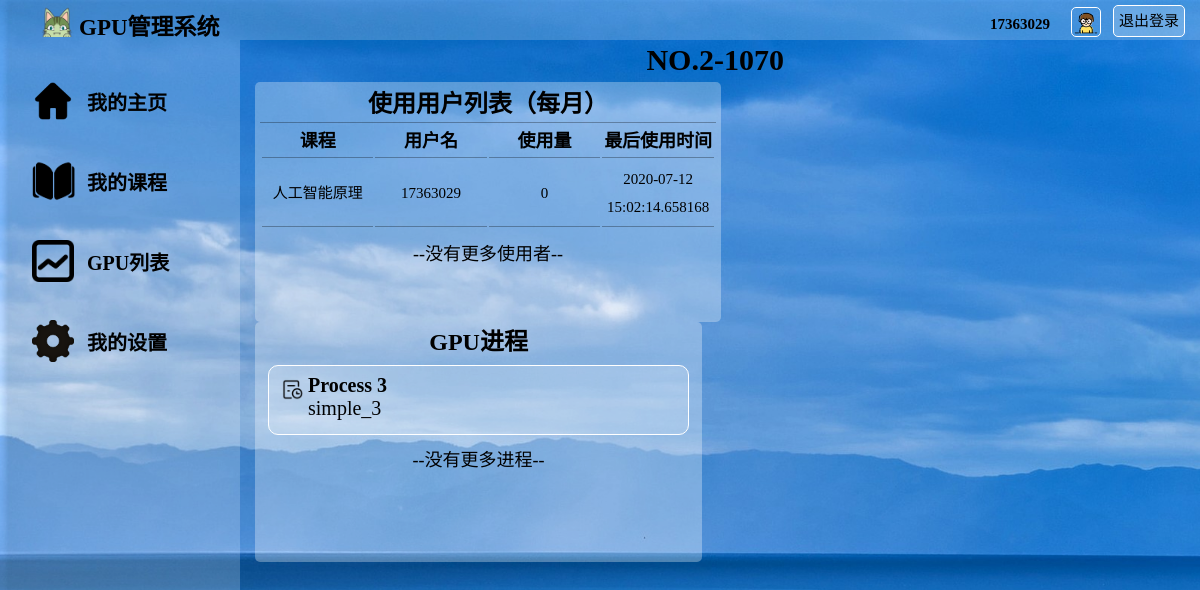
Page /GPUs/2/ (signed in) on the committed database.
### watchlist/models.py (models this page shows, shortened)
class User(db.Model, UserMixin):
    __tablename__ = 'User'
    id = db.Column(db.Integer, primary_key=True)                        # id（主键）
    username = db.Column(db.String(20))                                 # 用户名
    password_hash = db.Column(db.String(128))                           # 用户密码
    identity = db.Column(db.String(128))                                # 身份：学生or老师
    pic_path = db.Column(db.String(128), default="/static/pic/1.jpg")   # 用户头像地址
    stu_id = db.Column(db.String(20), default="未填写")                  # 学生学号
    ingrade = db.Column(db.String(20), default="未填写")                 # 学生年级
    inclass = db.Column(db.String(20), default="未填写")                 # 学生年班级

class GPU_course(db.Model):
    __tablename__ = 'GPU_course'
    id = db.Column(db.Integer, primary_key=True)  # id（主键）
    gpu_name = db.Column(db.String(50), db.ForeignKey('GPU.name'))        # gpu name
    course_name = db.Column(db.String(50), db.ForeignKey('Course.name'))  # 用户对应的课程

class Usage(db.Model):
    __tablename__ = 'Usage'
    id = db.Column(db.Integer, primary_key=True)  # id（主键）
    user_name = db.Column(db.String(50), db.ForeignKey('User.username'))  # 用户名
    course_name = db.Column(db.String(50), db.ForeignKey('Course.name'))  # 进程对应的课程
    gpu_name = db.Column(db.String(50), db.ForeignKey('GPU.name'))  # gpu name
    submit_num = db.Column(db.Integer, default=0)  # 总提交进程数
    last_time = db.Column(db.DateTime, default=datetime.utcnow)  # 最后一次提交进程的时间

class Process(db.Model):
    __tablename__ = 'Process'
    id = db.Column(db.Integer, primary_key=True)                    # id（主键）
    name = db.Column(db.String(50))                                 # 程序的名称
    info = db.Column(db.String(300))                                # 程序的信息
    state = db.Column(db.String(50))                                # 是否运行完成
    result = db.Column(db.String(1000))                             # 程序的结果
    code = db.Column(db.String(10000))                              # 存储代码，方便以后编辑代码
    course_name = db.Column(db.String(50), db.ForeignKey('Course.name'))  # 程序所属的课程
    gpu_name = db.Column(db.String(50), db.ForeignKey('GPU.name'))  # 程序在哪个gpu上跑的

### watchlist/views.py (the view)
@app.route('/GPUs/<int:id>/', methods=['GET', 'POST'])
@login_required
def gpu_xxx_teacher(id):
    gpus = GPU_course.query.filter_by(id=id).first()
    processes = Process.query.filter_by(gpu_name=gpus.gpu_name).all()
    usages = Usage.query.filter_by(gpu_name=gpus.gpu_name).all()
    return render_template('gpu_xxx_teacher.html',gpus=gpus,processes=processes,usages=usages)

### watchlist/__init__.py (called while the page is built)
@login_manager.user_loader
def load_user(user_id):
    from watchlist.models import User
    user = User.query.get(int(user_id))
    return user

@app.context_processor
def inject_user():
    from watchlist.models import User
    user = User.query.first()
    return dict(user=user)

### watchlist/templates/gpu_xxx_teacher.html (shortened to what this page needs)
<!DOCTYPE html>
<html lang="en">
<head>
	<link rel="stylesheet" href="/static/style.css" />
</head>
<body>
	<div id="container">
		<div id="header" >
			<div id="logo">
	            <img src="/static/pic/logo.png" alt="">
	            <span>GPU管理系统</span>
	        </div>
			<div id="other">
				<form form method="POST" action="/logout/">
					<a id="login_out" href="/logout/" class="button">退出登录</a>
					<div id="user_img">
						<img src="{{ current_user.pic_path }}" alt="image">
					</div>
					<div id="user_name">
						<span>{{ current_user.username }}</span>
					</div>
				</form>
			</div>
		</div>
		<div id="main">
			<div id="aside">
				<br>
				<div id="Home Page">
					<div class="asidepic">
						<img src="/static/pic/home.png" alt="">
					</div>
					<div class="asidechoices">
						<a href="/index_teacher/">我的主页</a>
					</div>
				</div>
				<div id="My courses">
					<div class="asidepic">
						<img src="/static/pic/courses.png" alt="">
					</div>
					<div class="asidechoices">
						<a href="/my_courses_teacher/">我的课程</a>
					</div>
				</div>
				<div id="Process">
					<div class="asidepic">
						<img src="/static/pic/process.png" alt="">
					</div>
					<div class="asidechoices">
						<a href="/process_teacher/">GPU列表</a>
					</div>
				</div>
				<div id="Settings">
					<div class="asidepic">
						<img src="/static/pic/settings.png" alt="">
					</div>
					<div class="asidechoices">
						<a href="/settings_teacher/">我的设置</a>
					</div>
				</div>
			</div>
			<div id="content">
				<div style="width:99%;font-size:30px;text-align:center;margin-top:3px;">
					<strong>{{ gpus['gpu_name'] }}</strong>
				</div>
				<div id="gpu_below">
					<div id="gpu-user-list">
						<form action="">
							<table>
								<h2 style="text-align:center;height:35px;line-height:35px;">使用用户列表（每月）</h2>
								<tr>
									<th>课程</th>
									<th>用户名</th>
									<th>使用量</th>
									<th>最后使用时间</th>
								</tr>
								{% for u in usages %}
								<tr>
									<td>{{u.course_name}}</td>
									<td>{{u.user_name}}</td>
									<td>{{u.submit_num}}</td>
									<td>{{u.last_time}}</td>
								</tr>
								{% endfor %}
							</table>
							<p class="index_box_no">--没有更多使用者--</p>
						</form>
					</div>
					<div id="gpu-process-list">
						<h2 style="text-align:center;height:30px;line-height:30px;">GPU进程</h2>
						{% for p in processes %}
						<div id="program1" class="gpu-process-list-program">
							<a href="/process_teacher/{{ p['id'] }}/">
								<div class="index_img">
									<img src="/static/pic/process_.png" alt="">
								</div>
								{{ p['name'] }}
							</a>
							<p>{{ p['info'] }}</p>
						</div>
						{% endfor %}
						<p class="index_box_no">--没有更多进程--</p>
					</div>
				</div>
			</div>
		</div>
	</div>
</body>
</html>

### watchlist/static/style.css (style rules this page uses)
* { margin: 0; padding: 0; font-family: "阿里巴巴普惠体", "微软雅黑"; color: black; }
html { height: 100%; background:url("pic/bg.gif") repeat-y; background-size: cover; }
#container { margin: 0; height: 100%; }
#header { height: 40px; width: 100%; position: fixed; z-index: 1000;left: 0; top: 0; }
#login_out { height: 30px; padding: 0 5px; margin:5px 15px 6px 2px; font-size:15px; line-height: 30px; float:right; background: rgba(255, 255, 255, 0.2); color:black; text-decoration: none; border:1px solid white; border-radius: 5px; }
#user_img { margin-top: 5px; margin-right: -40px padding-top: -50px; float: right; margin: 10px; height: 30px; width: 30px; }
#user_img img { margin-top:-15px; width: 95%; height:95%; border: 1px solid white; border-radius: 5px; }
#user_name { width: 80px; height: 88%; float: right; margin:1px -10px 1px 0; padding: 1px; color: black; text-align: right; }
#user_name span { font-size: 15px; font-weight: bold; }
#logo { height: 100%; width: 20%; float: left; background: rgba(255, 255, 255, 0.2); }
#logo img { float: left; margin-left: 40px; height: 85%; margin-top: 3px; }
#logo span { float: left; margin-left: 5px; margin-top: 8px; font-weight: bold; font-size: 23px; }
#other { height: 100%; width: 80%; float: left; background: rgba(255, 255, 255, 0.2); text-align: right; line-height: 40px; font-size: 20px; color: black; }
#other span { height: 80%; width: 20%; color: black; margin-right:20px; }
#main { height: auto; }
#aside { margin-top: 40px; float: left; width: 20%; height: 100%; background: rgba(255, 255, 255, 0.2); position: fixed; }
#aside div { height: 60px; margin: auto; text-align: left; margin-left: 5px; padding: 10px; }
#aside a { text-decoration: none; text-align: center; font-size: 20px; line-height: 50px; height: 60px; color: black; margin: 5px; padding: 2px; font-weight: bold; }
.asidepic { height: 80%; width: 25px; float: left; line-height: 100%; }
.asidepic img { height: 70%; margin: 2px; }
.asidechoices { height: 80%; float: left; margin:2px; padding: 2px; }
#content { float: right; width: 80%; height: 100%; overflow: auto; margin-top:40px; }
.index_img { height: 1.5em; float: left; line-height: 100%; }
.index_img img { height: 70%; margin: 5px; }
.index_box_no { font-size: 18px; margin: 10px; text-align: center }
.new_course_box th,td { padding:2px; text-align: justify; width:200px; justify-content:space-between; }
#new_gpu_table th,td { padding:2px; text-align: justify; height:40px; width:200px; justify-content:space-between; }
#gpu_below { min-height: 230px; max-height: 450px; width: 99%; clear:both; margin:0; margin-top:5px; padding-left:5px; }
#gpu-user-list { min-height: 230px; max-height: 450px; overflow: auto; height: 230px; float:left; width: 48%; margin: 0 10px; padding: 5px; text-align:center; background: rgba(255,255,255,0.3); border-radius: 5px; }
#gpu-user-list table { width: 100%; border-top: 1px solid rgba(0,0,0,0.3); }
#gpu-user-list th { width:25%; height: 32px; line-height: 32px; font-size: 18px; border-bottom: 1px solid rgba(0,0,0,0.3); }
#gpu-user-list td { width: 25%; height:99%; padding:5px; font-weight: normal; font-size:15px; text-align: center; line-height: 28px; border-bottom: 1px solid rgba(0,0,0,0.3); }
#gpu-process-list { min-height: 230px; max-height: 450px; overflow: auto; float:left; width: 46%; margin: 0 10px; padding: 5px; background: rgba(255,255,255,0.3); border-radius: 5px; }
.gpu-process-list-program { height: 45px; border: 1px solid white; background: rgba(255, 255, 255, 0.2); padding: 8px 15px 15px 8px; margin: 8px; font-size: 20px; border-radius: 10px; color: black; }
.gpu-process-list-program a { text-decoration: none; font-size: 20px; color: black; font-weight: bold; }

### rows in the picture
User: pic_path (picture), username "17363029"
GPU_course: gpu_name "NO.2-1070"
Usage: course_name "人工智能原理", user_name "17363029", submit_num "0", last_time "2020-07-12 15:02:14.658168"
Process: name "Process 3", info "simple_3"
